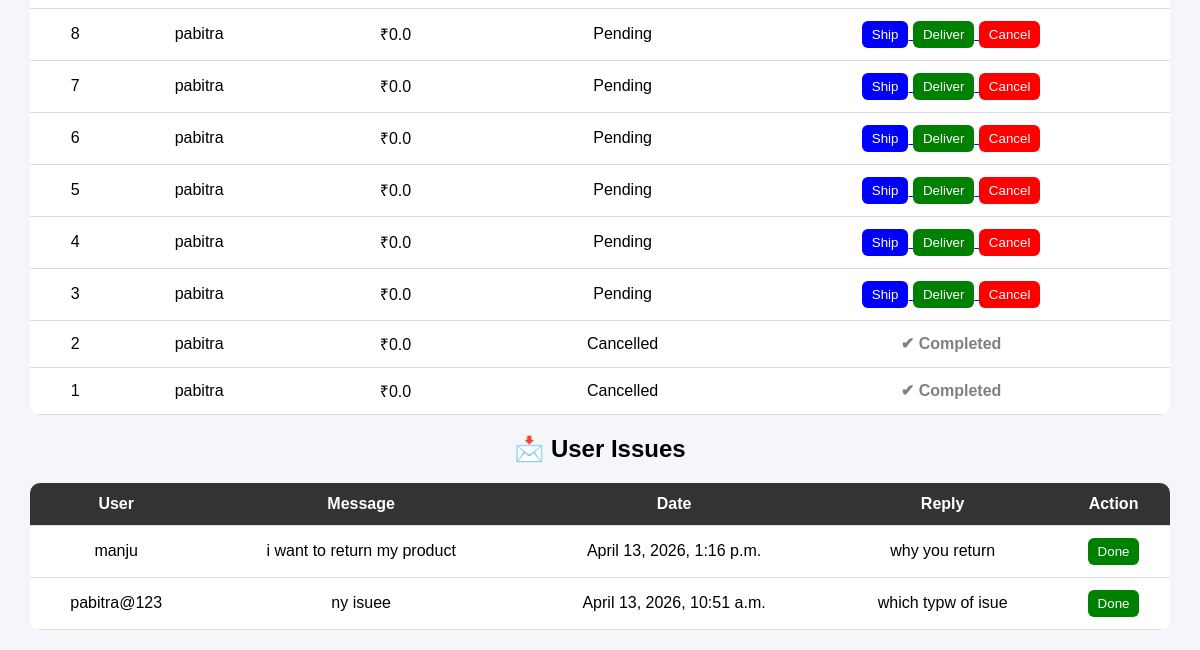
/admin-dashboard/ (signed in, lower part), run on an earlier commit of the app's database.
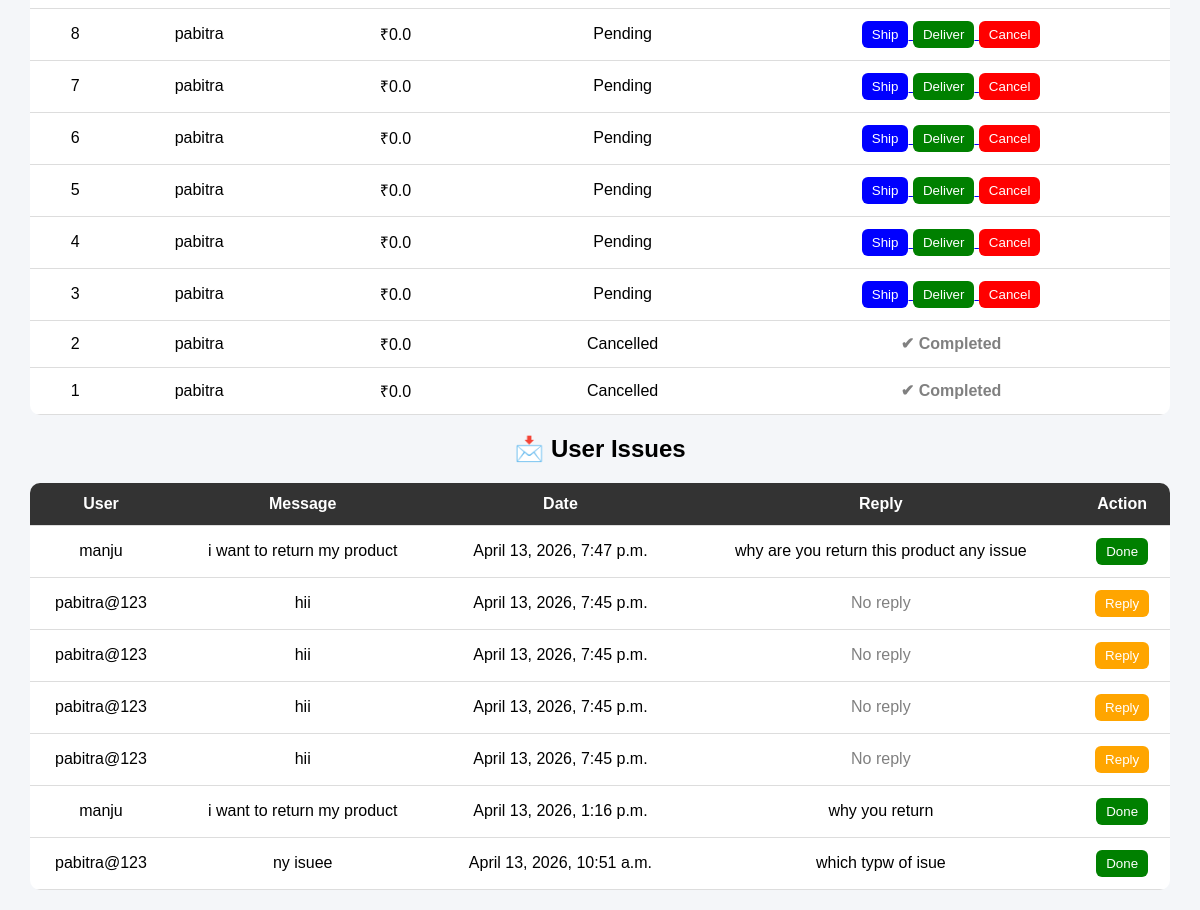
And on a later commit of the database.
### store/models.py (models this page shows, shortened)
class Order(models.Model):
    STATUS_CHOICES = [
        ('Pending', 'Pending'),
        ('Shipped', 'Shipped'),
        ('Delivered', 'Delivered'),
        ('Cancelled', 'Cancelled'),
    ]
    user = models.ForeignKey(User, on_delete=models.CASCADE)
    address = models.TextField()
    payment_method = models.CharField(max_length=50)
    total_price = models.FloatField()
    status = models.CharField(max_length=20, choices=STATUS_CHOICES, default='Pending')
    created_at = models.DateTimeField(auto_now_add=True)

class SupportMessage(models.Model):
    user = models.ForeignKey(User, on_delete=models.CASCADE)
    message = models.TextField()
    created_at = models.DateTimeField(auto_now_add=True)
    reply = models.TextField(blank=True, null=True)
    is_replied = models.BooleanField(default=False)
    created_at = models.DateTimeField(auto_now_add=True)

### store/views.py (the view)
# urls.py: path('admin-dashboard/', views.admin_dashboard, name='admin_dashboard'),
def admin_dashboard(request):
    if not request.user.is_superuser:
        return redirect('/')
    total_users = User.objects.count()
    total_products = Product.objects.count()
    total_orders = Order.objects.count()
    total_revenue = Order.objects.aggregate(total=Sum('total_price'))['total'] or 0
    orders = Order.objects.all().order_by('-id')
    users = User.objects.all()
    messages_data = SupportMessage.objects.all().order_by('-id')
    context = {
        'total_users': total_users,
        'total_products': total_products,
        'total_orders': total_orders,
        'total_revenue': total_revenue,
        'orders': orders,
        'users': users,
        'issues': messages_data   # 👉 ADD THIS
    }
    return render(request, 'admin_dashboard.html', context)

### store/templates/admin_dashboard.html (shortened to what this page needs)
<!doctype html>
<html>
  <head>
  </head>
  <body>
    <table>
      {% for order in orders %}
      <tr>
        <td>{{ order.id }}</td>
        <td>{{ order.user.username }}</td>
        <td>₹{{ order.total_price }}</td>
        <td>{{ order.status }}</td>
        <td>
          {% if order.status != "Delivered" and order.status != "Cancelled" %}
          <a href="/update-status/{{ order.id }}/Shipped/">
            <button class="ship">Ship</button>
          </a>
          <a href="/update-status/{{ order.id }}/Delivered/">
            <button class="deliver">Deliver</button>
          </a>
          <a href="/update-status/{{ order.id }}/Cancelled/">
            <button class="cancel">Cancel</button>
          </a>
          {% else %}
          <span style="color: gray; font-weight: bold">✔ Completed</span>
          {% endif %}
        </td>
      </tr>
      {% endfor %}
    </table>
    <h2 style="text-align: center">📩 User Issues</h2>
    <table>
      <tr>
        <th>User</th>
        <th>Message</th>
        <th>Date</th>
        <th>Reply</th>
        <th>Action</th>
      </tr>
      {% for msg in issues %}
      <tr>
        <td>{{ msg.user.username }}</td>
        <td>{{ msg.message }}</td>
        <td>{{ msg.created_at }}</td>
        <td>
          {% if msg.reply %} {{ msg.reply }} {% else %}
          <span style="color: gray">No reply</span>
          {% endif %}
        </td>
        <td>
          {% if not msg.is_replied %}
          <a href="/reply/{{ msg.id }}/">
            <button style="background: orange">Reply</button>
          </a>
          {% else %}
          <a href="/resolve/{{ msg.id }}/">
            <button style="background: green">Done</button>
          </a>
          {% endif %}
        </td>
      </tr>
      {% empty %}
      <tr>
        <td colspan="5">No messages yet</td>
      </tr>
      {% endfor %}
    </table>
  </body>
</html>

### store/templates/admin_dashboard.html (style rules this page uses)
body { font-family: Arial; background: #f4f6f9; margin: 0; }
table { width: 95%; margin: 20px auto; border-collapse: collapse; background: white; border-radius: 10px; overflow: hidden; }
th { background: #333; color: white; }
.ship { background: blue; }
.deliver { background: green; }
.cancel { background: red; }

What changed in the data, as far as the page shows it:
added SupportMessage: user.username "manju", message "i want to return my product", created_at "April 13, 2026, 7:47 p.m.", reply "why are you return this product any issue"
added SupportMessage: user.username "pabitra@123", message "hii", created_at "April 13, 2026, 7:45 p.m.", shows "No reply"
added SupportMessage: user.username "pabitra@123", message "hii", created_at "April 13, 2026, 7:45 p.m.", shows "No reply"
added SupportMessage: user.username "pabitra@123", message "hii", created_at "April 13, 2026, 7:45 p.m.", shows "No reply"
added SupportMessage: user.username "pabitra@123", message "hii", created_at "April 13, 2026, 7:45 p.m.", shows "No reply"
